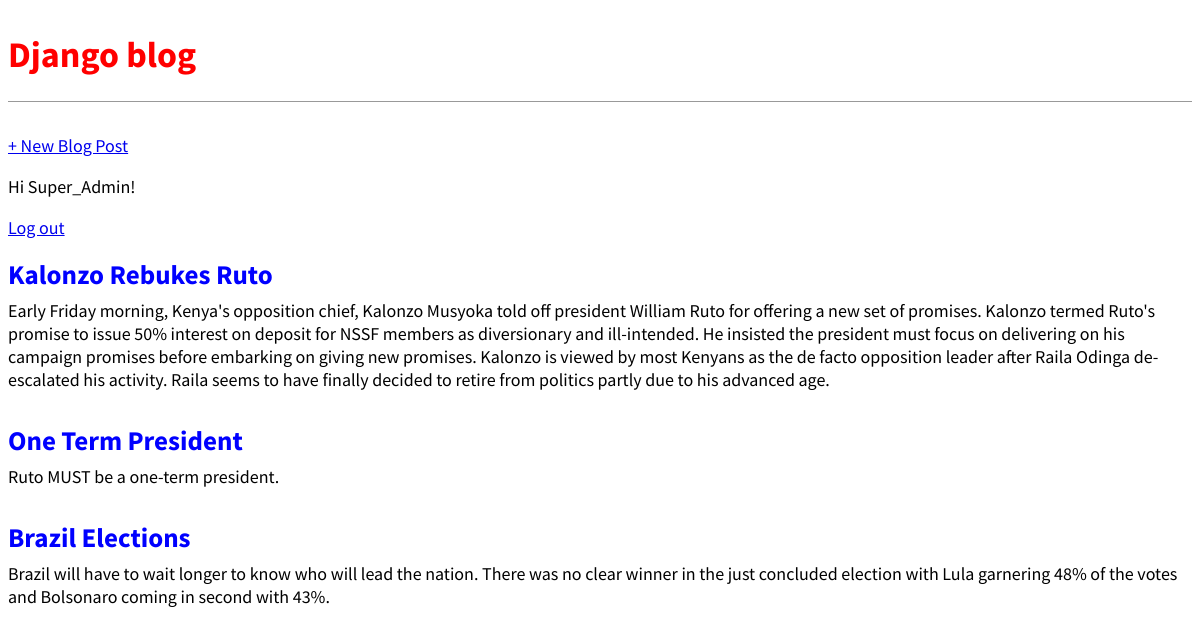
The app's page / (signed in) with its own data.
### blog/models.py (models this page shows, shortened)
class Post(models.Model):
    title = models.CharField(max_length = 200)
    author = models.ForeignKey(
        "auth.user", on_delete = models.CASCADE,
    )
    body = models.TextField()

### blog/views.py (the view)
class BlogListView(ListView):
    model = Post
    template_name = "home.html"

### templates/home.html
{% extends "base.html" %}
{% block content %}
{% for post in post_list %}
 <div class="post-entry">
<h2><a href="{% url 'post_detail' post.pk %}">{{ post.title }}</a></h2>
 <p>{{ post.body }}</p>
 </div>
{% endfor %}
{% endblock content %}

### templates/base.html (shortened to what this page needs)
{% load static %}
<html>
 <head>
 <link rel="stylesheet" href="{% static 'css/base.css' %}">
 </head>
 <body>
 <header>
 <h1><a href="{% url 'home' %}">Django blog</a></h1>
 </header>
 <div class="nav-left">
 <a href="{% url 'post_new' %}">+ New Blog Post</a>
 </div>
 {% if user.is_authenticated %}
 <p>Hi {{ user.username }}!</p>
 <p><a href="{% url 'logout' %}">Log out</a></p>
 {% else %}
 <p>You are not logged in.</p>
 <a href="{% url 'signup' %}">Sign Up</a>
 <a href="{% url 'login' %}">Log In</a>
 {% endif %}
 <div>
 {% block content %}
 {% endblock content %}
 </div>
 </body>
</html>

### static/css/base.css (style rules this page uses)
header h1 a { color: red; }
body { font-family: 'Source Sans Pro', sans-serif; font-size: 18px; }
header { border-bottom: 1px solid #999; margin-bottom: 2rem; display: flex; }
header h1 a { color: red; text-decoration: none; }
.nav-left { margin-right: auto; }
.post-entry { margin-bottom: 2rem; }
.post-entry h2 { margin: 0.5rem 0; }
.post-entry h2 a, .post-entry h2 a:visited { color: blue; text-decoration: none; }
.post-entry p { margin: 0; font-weight: 400; }

### records on screen
Post: title "Kalonzo Rebukes Ruto", body "Early Friday morning, Kenya's opposition chief, Kalonzo Musyoka told off president William Ruto for offering a new set of promises. Kalonzo termed Ruto's promise to issue 50% interest on deposit for NSSF members as diversionary and ill-intended. He insisted the president must focus on delivering on his campaign promises before embarking on giving new promises. Kalonzo is viewed by most Kenyans as the de facto opposition leader after Raila Odinga de-escalated his activity. Raila seems to have finally decided to retire from politics partly due to his advanced age."
Post: title "One Term President", body "Ruto MUST be a one-term president."
Post: title "Brazil Elections", body "Brazil will have to wait longer to know who will lead the nation. There was no clear winner in the just concluded election with Lula garnering 48% of the votes and Bolsonaro coming in second with 43%."

### other values on screen
{{ user.username }} "Super_Admin"
